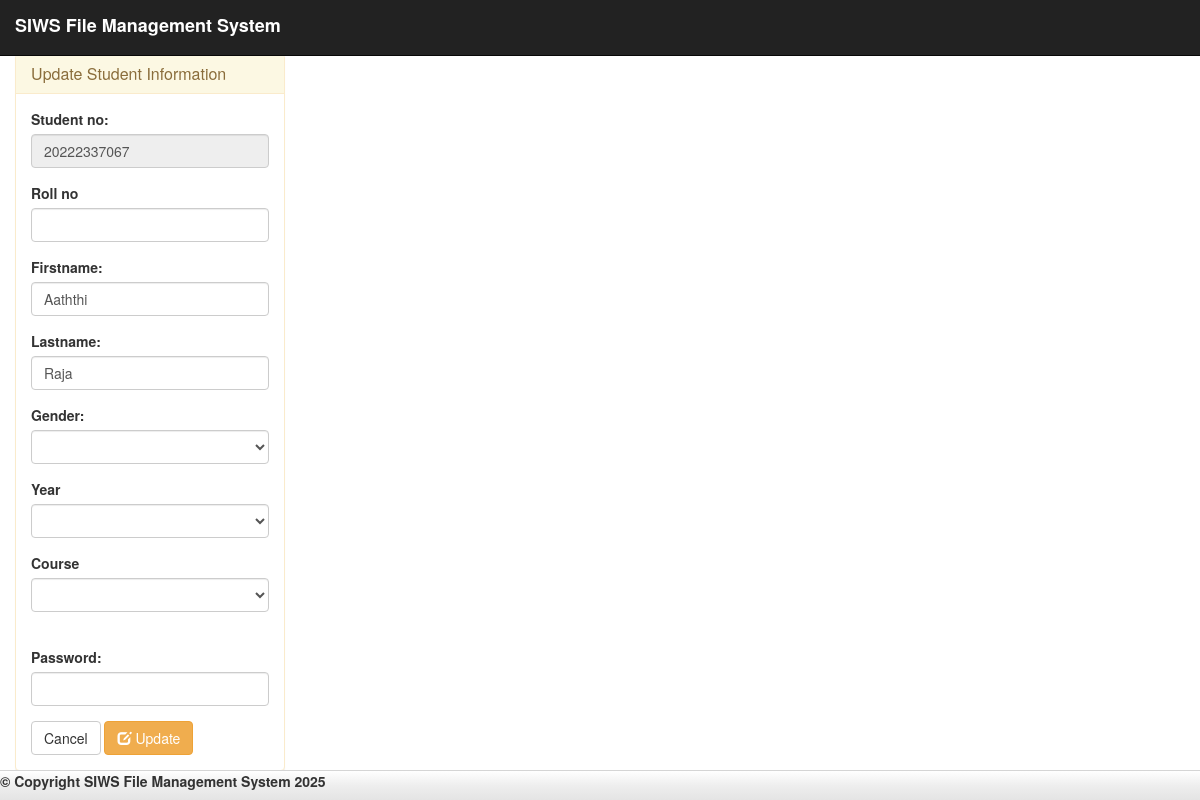
The page /student_update.php (signed in) on the database its author committed.
### tables this page shows
CREATE TABLE `student` (
  `stud_id` int(11) NOT NULL,
  `stud_no` bigint(10) NOT NULL,
  `roll_no` int(10) NOT NULL,
  `firstname` varchar(50) NOT NULL,
  `lastname` varchar(50) NOT NULL,
  `gender` varchar(10) NOT NULL,
  `yr&sec` varchar(10) NOT NULL,
  `password` text NOT NULL
);

### student_update.php (the view, shortened to what this page needs)
<!DOCTYPE html>
<?php
	require_once 'admin/conn.php'
?>
<html lang="en">
	<head>
		<link rel="stylesheet" type="text/css" href="admin/css/bootstrap.css" />
		<link rel="stylesheet" type="text/css" href="admin/css/jquery.dataTables.css" />
		<link rel="stylesheet" type="text/css" href="admin/css/style.css" />
	</head>
<body>
	<nav class="navbar navbar-default navbar-fixed-top navbar-inverse">
		<div class="container-fluid">
			<label class="navbar-brand">SIWS File Management System</label>
		</div>
	</nav>
	<div class="col-md-3">
		<div class="panel panel-warning" style="margin-top:20%;">
			<div class="panel-heading">
				<h1 class="panel-title">Update  Student Information</h1>
			</div>
			<?php
				$query = mysqli_query($conn, "SELECT * FROM `student` WHERE `stud_id` = '$_SESSION[student]'") or die(mysqli_error());
				$fetch = mysqli_fetch_array($query);
			?>
			<div class="panel-body">
				<form method="POST" action="update_query.php">
					<div class="form-group">
						<label>Student no:</label>
						<input type="text" class="form-control" value="<?php echo $fetch['stud_no']?>" name="stud_no" readonly="readonly"/>
					</div>
					<div class="form-group">
                         <label>Roll no</label>
                         <input type="number" name="roll_no" class="form-control" required="required"/>
                    </div>
					<div class="form-group">
						<label>Firstname:</label>
						<input type="text" class="form-control" value="<?php echo $fetch['firstname']?>" name="firstname" required="required"/>
					</div>
					<div class="form-group">
						<label>Lastname:</label>
						<input type="text" class="form-control" value="<?php echo $fetch['lastname']?>" name="lastname" required="required"/>
					</div>
					<div class="form-group" name="gender" required="required">
						<label>Gender:</label>
						<select class="form-control" name="gender">
							<option value=""></option>
							<option value="Male">Male</option>
						</select>
						</div>
							<div class="form-group">
								<label>Year</label>
								<select name="year" class="form-control" required="required">
									<option value=""></option>
									<option value="FY">FY</option>
								</select>
							</div>
							<div class="form-group">
							<label>Course</label>
								<select name="section" class="form-control" required="required">
									<option value=""></option>
									<option value="CS">CS</option>
								</select>
							</div>
							<br />
					<div class="form-group">
						<label>Password:</label>
						<input type="password" class="form-control" value="" name="password" required="required"/>
					</div>
					<a class="btn btn-default" href="student_profile.php">Cancel</a> <button class="btn btn-warning" name="update"><span class="glyphicon glyphicon-edit"></span> Update</button>
				</form>
			</div>
		</div>
	</div>
	<div id = "footer">
		<label class = "footer-title">&copy; Copyright SIWS File Management System <?php echo date("Y", strtotime("+8 HOURS"))?></label>
	</div>
</body>
</html>

### admin/css/style.css (style rules this page uses)
#footer { height:30px; width:100%; background-image: linear-gradient(#FFF, #EEE 50%, #E4E4E4); background-repeat: no-repeat; filter: none; border: 1px solid #D5D5D5; position: fixed; right: 0; left: 0; z-index: 1030; bottom: 0; border-width: 1px 0 0; }

### rows shown on the page
student: stud_no "20222337067", firstname "Aaththi", lastname "Raja"
